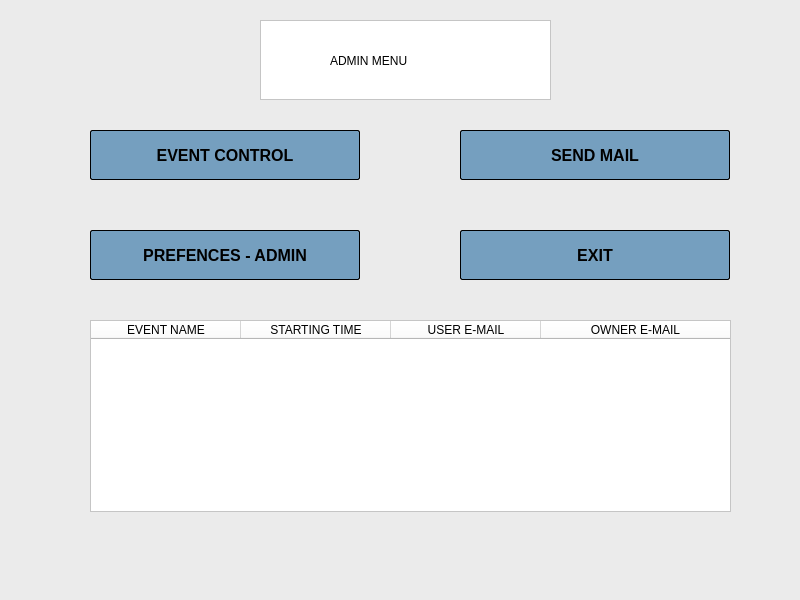
<?xml version="1.0" encoding="UTF-8"?>
<ui version="4.0">
 <class>MainWindow_admin</class>
 <widget class="QMainWindow" name="MainWindow_admin">
  <property name="geometry">
   <rect>
    <x>0</x>
    <y>0</y>
    <width>800</width>
    <height>600</height>
   </rect>
  </property>
  <property name="sizePolicy">
   <sizepolicy hsizetype="Fixed" vsizetype="Fixed">
    <horstretch>0</horstretch>
    <verstretch>0</verstretch>
   </sizepolicy>
  </property>
  <property name="minimumSize">
   <size>
    <width>800</width>
    <height>600</height>
   </size>
  </property>
  <property name="maximumSize">
   <size>
    <width>800</width>
    <height>600</height>
   </size>
  </property>
  <property name="windowTitle">
   <string>MainWindow</string>
  </property>
  <property name="styleSheet">
   <string notr="true">background-color: rgb(235, 235, 235);</string>
  </property>
  <widget class="QWidget" name="centralwidget">
   <widget class="QPushButton" name="pushButton_EVENT_CONTROL">
    <property name="geometry">
     <rect>
      <x>90</x>
      <y>130</y>
      <width>270</width>
      <height>50</height>
     </rect>
    </property>
    <property name="styleSheet">
     <string notr="true">QPushButton {
    font-size: 16px;
    font-weight: bold;
    font-family: 14pt &quot;Symbol&quot;;
    color: black; /* Siyah yazı rengi */
    background: rgba(0, 84, 147, 128);
    border-radius: 2px; /* Köşe yuvarlama */
    padding: 8px; /* Küçük padding */
    border: 1px solid black; /* İnce siyah çerçeve */
    
}

QPushButton:hover {
    background-color: rgba(145, 145, 145); 
    /* Hover durumunda gölgeyi değiştirmek için */
}
</string>
    </property>
    <property name="text">
     <string>EVENT CONTROL</string>
    </property>
   </widget>
   <widget class="QPushButton" name="pushButton_PREFENCES_ADMIN">
    <property name="geometry">
     <rect>
      <x>90</x>
      <y>230</y>
      <width>270</width>
      <height>50</height>
     </rect>
    </property>
    <property name="styleSheet">
     <string notr="true">QPushButton {
    font-size: 16px;
    font-weight: bold;
    font-family: 14pt &quot;Symbol&quot;;
    color: black; /* Siyah yazı rengi */
    background: rgba(0, 84, 147, 128);
    border-radius: 2px; /* Köşe yuvarlama */
    padding: 8px; /* Küçük padding */
    border: 1px solid black; /* İnce siyah çerçeve */
    
}

QPushButton:hover {
    background-color: rgba(145, 145, 145); 
    /* Hover durumunda gölgeyi değiştirmek için */
}
</string>
    </property>
    <property name="text">
     <string>PREFENCES - ADMIN</string>
    </property>
   </widget>
   <widget class="QPushButton" name="pushButton_SEND_MAIL">
    <property name="geometry">
     <rect>
      <x>460</x>
      <y>130</y>
      <width>270</width>
      <height>50</height>
     </rect>
    </property>
    <property name="styleSheet">
     <string notr="true">QPushButton {
    font-size: 16px;
    font-weight: bold;
    font-family: 14pt &quot;Symbol&quot;;
    color: black; /* Siyah yazı rengi */
    background: rgba(0, 84, 147, 128);
    border-radius: 2px; /* Köşe yuvarlama */
    padding: 8px; /* Küçük padding */
    border: 1px solid black; /* İnce siyah çerçeve */
    
}

QPushButton:hover {
    background-color: rgba(145, 145, 145); 
    /* Hover durumunda gölgeyi değiştirmek için */
}
</string>
    </property>
    <property name="text">
     <string>SEND MAIL</string>
    </property>
   </widget>
   <widget class="QPushButton" name="pushButton_EXIT">
    <property name="geometry">
     <rect>
      <x>460</x>
      <y>230</y>
      <width>270</width>
      <height>50</height>
     </rect>
    </property>
    <property name="styleSheet">
     <string notr="true">QPushButton {
    font-size: 16px;
    font-weight: bold;
    font-family: 14pt &quot;Symbol&quot;;
    color: black; /* Siyah yazı rengi */
    background: rgba(0, 84, 147, 128);
    border-radius: 2px; /* Köşe yuvarlama */
    padding: 8px; /* Küçük padding */
    border: 1px solid black; /* İnce siyah çerçeve */
    
}

QPushButton:hover {
    background-color: rgba(145, 145, 145); 
    /* Hover durumunda gölgeyi değiştirmek için */
}
</string>
    </property>
    <property name="text">
     <string>EXIT</string>
    </property>
   </widget>
   <widget class="QTableWidget" name="tableWidget">
    <property name="geometry">
     <rect>
      <x>90</x>
      <y>320</y>
      <width>641</width>
      <height>192</height>
     </rect>
    </property>
    <property name="styleSheet">
     <string notr="true">background-color: rgb(255, 255, 255);</string>
    </property>
    <attribute name="horizontalHeaderMinimumSectionSize">
     <number>20</number>
    </attribute>
    <attribute name="horizontalHeaderDefaultSectionSize">
     <number>150</number>
    </attribute>
    <attribute name="horizontalHeaderHighlightSections">
     <bool>true</bool>
    </attribute>
    <attribute name="horizontalHeaderStretchLastSection">
     <bool>true</bool>
    </attribute>
    <attribute name="verticalHeaderVisible">
     <bool>true</bool>
    </attribute>
    <attribute name="verticalHeaderStretchLastSection">
     <bool>false</bool>
    </attribute>
    <column>
     <property name="text">
      <string>EVENT NAME</string>
     </property>
    </column>
    <column>
     <property name="text">
      <string>STARTING TIME</string>
     </property>
    </column>
    <column>
     <property name="text">
      <string>USER E-MAIL</string>
     </property>
    </column>
    <column>
     <property name="text">
      <string>OWNER E-MAIL</string>
     </property>
    </column>
   </widget>
   <widget class="QFrame" name="frame">
    <property name="geometry">
     <rect>
      <x>260</x>
      <y>20</y>
      <width>291</width>
      <height>80</height>
     </rect>
    </property>
    <property name="styleSheet">
     <string notr="true">background-color: rgb(255, 255, 255);</string>
    </property>
    <property name="frameShape">
     <enum>QFrame::Shape::StyledPanel</enum>
    </property>
    <property name="frameShadow">
     <enum>QFrame::Shadow::Raised</enum>
    </property>
    <widget class="QLabel" name="label">
     <property name="geometry">
      <rect>
       <x>70</x>
       <y>20</y>
       <width>191</width>
       <height>41</height>
      </rect>
     </property>
     <property name="styleSheet">
      <string notr="true">font: 28pt &quot;Symbol&quot;;</string>
     </property>
     <property name="text">
      <string>ADMIN MENU</string>
     </property>
    </widget>
    <widget class="QLabel" name="label_2">
     <property name="geometry">
      <rect>
       <x>10</x>
       <y>10</y>
       <width>51</width>
       <height>61</height>
      </rect>
     </property>
     <property name="text">
      <string/>
     </property>
     <property name="pixmap">
      <pixmap>foto1.png</pixmap>
     </property>
    </widget>
   </widget>
  </widget>
  <widget class="QMenuBar" name="menubar">
   <property name="geometry">
    <rect>
     <x>0</x>
     <y>0</y>
     <width>800</width>
     <height>24</height>
    </rect>
   </property>
  </widget>
  <widget class="QStatusBar" name="statusbar"/>
 </widget>
 <resources/>
 <connections/>
</ui>
